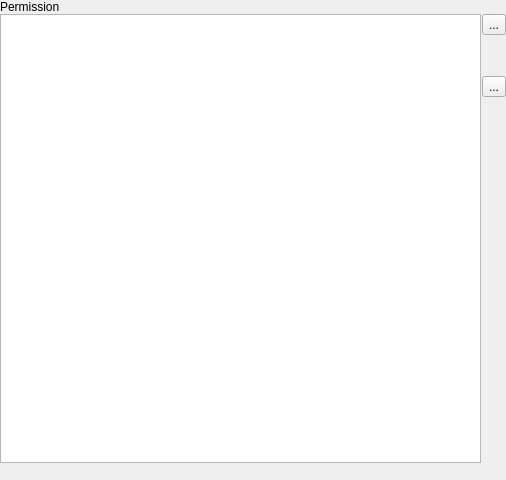
<?xml version="1.0" encoding="UTF-8"?>
<ui version="4.0">
 <class>ParticipantsPane</class>
 <widget class="QWidget" name="ParticipantsPane">
  <property name="geometry">
   <rect>
    <x>0</x>
    <y>0</y>
    <width>506</width>
    <height>480</height>
   </rect>
  </property>
  <property name="sizePolicy">
   <sizepolicy hsizetype="Preferred" vsizetype="Preferred">
    <horstretch>0</horstretch>
    <verstretch>0</verstretch>
   </sizepolicy>
  </property>
  <property name="maximumSize">
   <size>
    <width>16777215</width>
    <height>16777215</height>
   </size>
  </property>
  <property name="windowTitle">
   <string>Form</string>
  </property>
  <layout class="QVBoxLayout" name="verticalLayout_2">
   <property name="spacing">
    <number>0</number>
   </property>
   <property name="leftMargin">
    <number>0</number>
   </property>
   <property name="topMargin">
    <number>0</number>
   </property>
   <property name="rightMargin">
    <number>0</number>
   </property>
   <property name="bottomMargin">
    <number>0</number>
   </property>
   <item>
    <widget class="QLabel" name="participantsLabel">
     <property name="text">
      <string>Permission</string>
     </property>
    </widget>
   </item>
   <item>
    <layout class="QHBoxLayout" name="horizontalLayout">
     <property name="spacing">
      <number>1</number>
     </property>
     <item>
      <widget class="QTreeView" name="m_treeview">
       <attribute name="headerVisible">
        <bool>false</bool>
       </attribute>
      </widget>
     </item>
     <item>
      <layout class="QVBoxLayout" name="verticalLayout" stretch="0,0,0,1">
       <property name="spacing">
        <number>1</number>
       </property>
       <item>
        <widget class="QToolButton" name="m_upToolBtn">
         <property name="text">
          <string notr="true">...</string>
         </property>
        </widget>
       </item>
       <item>
        <spacer name="verticalSpacer">
         <property name="orientation">
          <enum>Qt::Vertical</enum>
         </property>
         <property name="sizeHint" stdset="0">
          <size>
           <width>20</width>
           <height>40</height>
          </size>
         </property>
        </spacer>
       </item>
       <item>
        <widget class="QToolButton" name="m_downToolBtn">
         <property name="text">
          <string notr="true">...</string>
         </property>
        </widget>
       </item>
       <item>
        <spacer name="verticalSpacer_2">
         <property name="orientation">
          <enum>Qt::Vertical</enum>
         </property>
         <property name="sizeHint" stdset="0">
          <size>
           <width>20</width>
           <height>40</height>
          </size>
         </property>
        </spacer>
       </item>
      </layout>
     </item>
    </layout>
   </item>
   <item>
    <widget class="QLabel" name="connectInfoLabel">
     <property name="sizePolicy">
      <sizepolicy hsizetype="Preferred" vsizetype="Maximum">
       <horstretch>0</horstretch>
       <verstretch>0</verstretch>
      </sizepolicy>
     </property>
     <property name="font">
      <font>
       <pointsize>11</pointsize>
      </font>
     </property>
     <property name="text">
      <string/>
     </property>
     <property name="scaledContents">
      <bool>true</bool>
     </property>
    </widget>
   </item>
  </layout>
  <action name="m_promoteAction">
   <property name="icon">
    <iconset resource="../../rolisteam.qrc">
     <normaloff>:/resources/images/go-up.png</normaloff>:/resources/images/go-up.png</iconset>
   </property>
   <property name="text">
    <string>Promote</string>
   </property>
  </action>
  <action name="m_demoteAction">
   <property name="icon">
    <iconset resource="../../rolisteam.qrc">
     <normaloff>:/resources/images/go-down.png</normaloff>:/resources/images/go-down.png</iconset>
   </property>
   <property name="text">
    <string>Demote</string>
   </property>
  </action>
 </widget>
 <resources>
  <include location="../../rolisteam.qrc"/>
  <include location="../../rolisteam.qrc"/>
 </resources>
 <connections/>
</ui>
